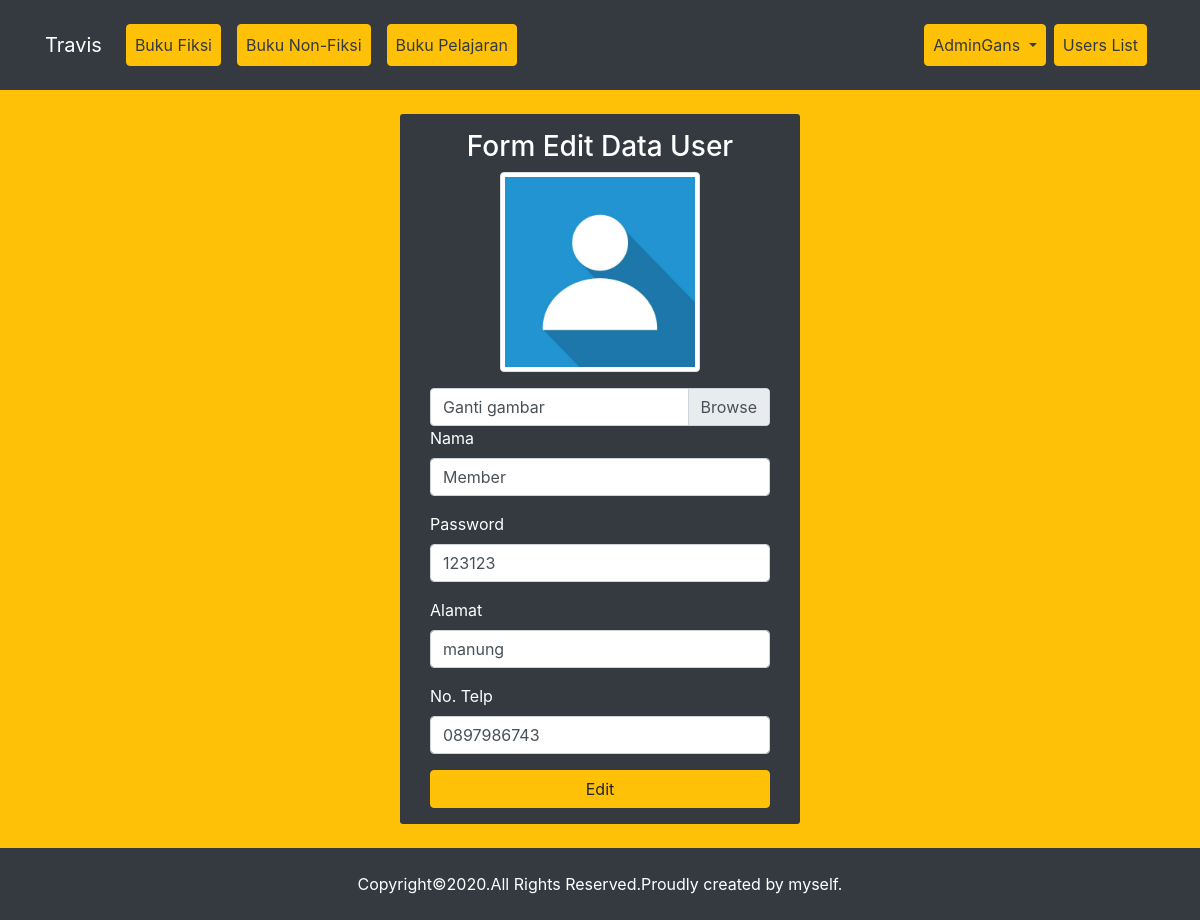
Before: /edit_user.php?id=2 (signed in) with the older database file.
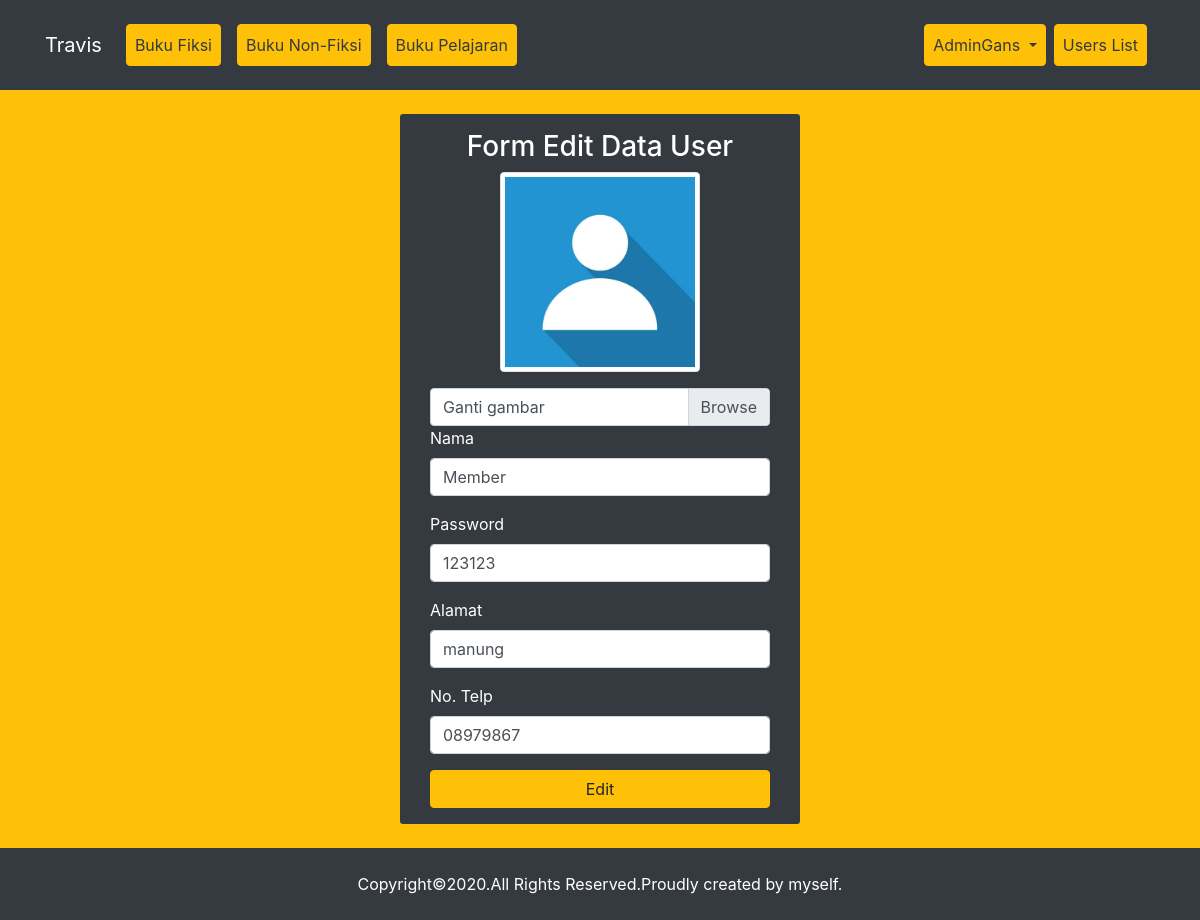
After: the same page with the newer database file.
### tables this page shows
CREATE TABLE `users` (
  `id` int(11) NOT NULL,
  `name` varchar(255) NOT NULL,
  `password` varchar(255) NOT NULL,
  `alamat` varchar(255) NOT NULL,
  `number` varchar(15) NOT NULL,
  `image` varchar(255) NOT NULL DEFAULT 'default.jpg',
  `role` int(1) NOT NULL DEFAULT 2
);

### function.php (called while the page is built, shortened)
<?php
$host = 'localhost';
$user_db = 'root';
$pass_db = '';
$db = 'juna';
$con = mysqli_connect($host,$user_db,$pass_db,$db);
function query($query){
    global $con;
    $rows = [];
    $hasil = mysqli_query($con, $query);
    while ($row = mysqli_fetch_assoc($hasil)) {
        $rows[] = $row;
    };
    return $rows;
}
?>

### edit_user.php (the view, shortened to what this page needs)
<?php
include('function.php');
$id = $_GET['id'];
$hasil = query("SELECT * FROM users WHERE id='$id'")[0];
if (isset($_SESSION['data'])) {
    $id = $_SESSION['data'];
     $row = mysqli_fetch_assoc(mysqli_query($con,"SELECT * FROM users WHERE id='$id'")) ;
    if ($row['role'] == 1) {
        $button = '<li class="nav-item px-2">
                        <a class="nav-link btn btn-warning text-dark" href="users.php">Users List</a>
                    </li>';
    }
}
include('templates/header.php');
?>
<section class="bg-warning py-4">
     <div class="container bg-dark text-white col-md-4 offset-md-4 py-3 rounded-sm">
        <h3 class="text-center ">Form Edit Data User</h3>
        <div class="row">
            <div class="col">
                <div class="container">
                <form action="" method="POST" enctype="multipart/form-data">
                    <img class="img-thumbnail mb-3 mx-auto d-block" width="200px" src="assets/img/profile/<?= $hasil['image'] ?>" alt="">
                    <div class="custom-file">
                        <label class="custom-file-label" for="customFile">Ganti gambar</label>
                    </div>
                    <div class="form-group">
                        <label for="name">Nama</label>
                        <input type="text" class="form-control" id="name" placeholder="Nama" name="name" value="<?= $hasil['name']; ?>">
                    </div>
                    <div class="form-group">
                        <label for="password">Password</label>
                        <input type="text" class="form-control" id="password" placeholder="Password" name="password" value="<?= $hasil['password']; ?>">
                    </div>
                    <div class="form-group">
                        <label for="alamat">Alamat</label>
                        <input type="text" class="form-control" id="alamat" placeholder="alamat" name="alamat" value="<?= $hasil['alamat']; ?>">
                    </div>
                    <div class="form-group">
                        <label for="number">No. Telp</label>
                        <input type="number" class="form-control" id="number" placeholder="number Buku" name="number" value="<?= $hasil['number']; ?>">
                    </div>
                    <button type="submit" class="btn btn-warning w-100" name="edit">Edit</button>
                </form>
            </div>
        </div>
     </div>
 </section>
<?php include('templates/footer.php'); ?>

Changed rows visible on the page:
changed users "Member": number "0897986743" → "08979867"
